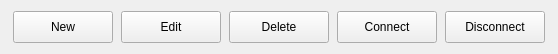
   <widget class="QWidget" name="layoutWidget">
    <property name="geometry">
     <rect>
      <x>248</x>
      <y>40</y>
      <width>558</width>
      <height>34</height>
     </rect>
    </property>
    <layout class="QHBoxLayout" name="horizontalLayout">
     <item>
      <widget class="QPushButton" name="newRecord">
       <property name="minimumSize">
        <size>
         <width>100</width>
         <height>32</height>
        </size>
       </property>
       <property name="maximumSize">
        <size>
         <width>100</width>
         <height>32</height>
        </size>
       </property>
       <property name="toolTip">
        <string>&lt;html&gt;&lt;head/&gt;&lt;body&gt;&lt;p&gt;Create new device record.&lt;/p&gt;&lt;/body&gt;&lt;/html&gt;</string>
       </property>
       <property name="text">
        <string>New</string>
       </property>
      </widget>
     </item>
     <item>
      <widget class="QPushButton" name="editRecord">
       <property name="minimumSize">
        <size>
         <width>100</width>
         <height>32</height>
        </size>
       </property>
       <property name="maximumSize">
        <size>
         <width>100</width>
         <height>32</height>
        </size>
       </property>
       <property name="toolTip">
        <string>&lt;html&gt;&lt;head/&gt;&lt;body&gt;&lt;p&gt;Edit device record.&lt;/p&gt;&lt;/body&gt;&lt;/html&gt;</string>
       </property>
       <property name="text">
        <string>Edit</string>
       </property>
      </widget>
     </item>
     <item>
      <widget class="QPushButton" name="delRecord">
       <property name="minimumSize">
        <size>
         <width>100</width>
         <height>32</height>
        </size>
       </property>
       <property name="maximumSize">
        <size>
         <width>100</width>
         <height>32</height>
        </size>
       </property>
       <property name="toolTip">
        <string>&lt;html&gt;&lt;head/&gt;&lt;body&gt;&lt;p&gt;Delete device record.&lt;/p&gt;&lt;/body&gt;&lt;/html&gt;</string>
       </property>
       <property name="text">
        <string>Delete</string>
       </property>
      </widget>
     </item>
     <item>
      <widget class="QPushButton" name="connButton">
       <property name="minimumSize">
        <size>
         <width>100</width>
         <height>32</height>
        </size>
       </property>
       <property name="maximumSize">
        <size>
         <width>100</width>
         <height>32</height>
        </size>
       </property>
       <property name="toolTip">
        <string>&lt;html&gt;&lt;head/&gt;&lt;body&gt;&lt;p&gt;Connect android device via IP address&lt;/p&gt;&lt;/body&gt;&lt;/html&gt;</string>
       </property>
       <property name="text">
        <string>Connect</string>
       </property>
      </widget>
     </item>
     <item>
      <widget class="QPushButton" name="disButton">
       <property name="minimumSize">
        <size>
         <width>100</width>
         <height>32</height>
        </size>
       </property>
       <property name="maximumSize">
        <size>
         <width>100</width>
         <height>32</height>
        </size>
       </property>
       <property name="toolTip">
        <string>&lt;html&gt;&lt;head/&gt;&lt;body&gt;&lt;p&gt;Disconnect android device connected via IP address. &lt;/p&gt;&lt;/body&gt;&lt;/html&gt;</string>
       </property>
       <property name="text">
        <string>Disconnect</string>
       </property>
      </widget>
     </item>
    </layout>
   </widget>
